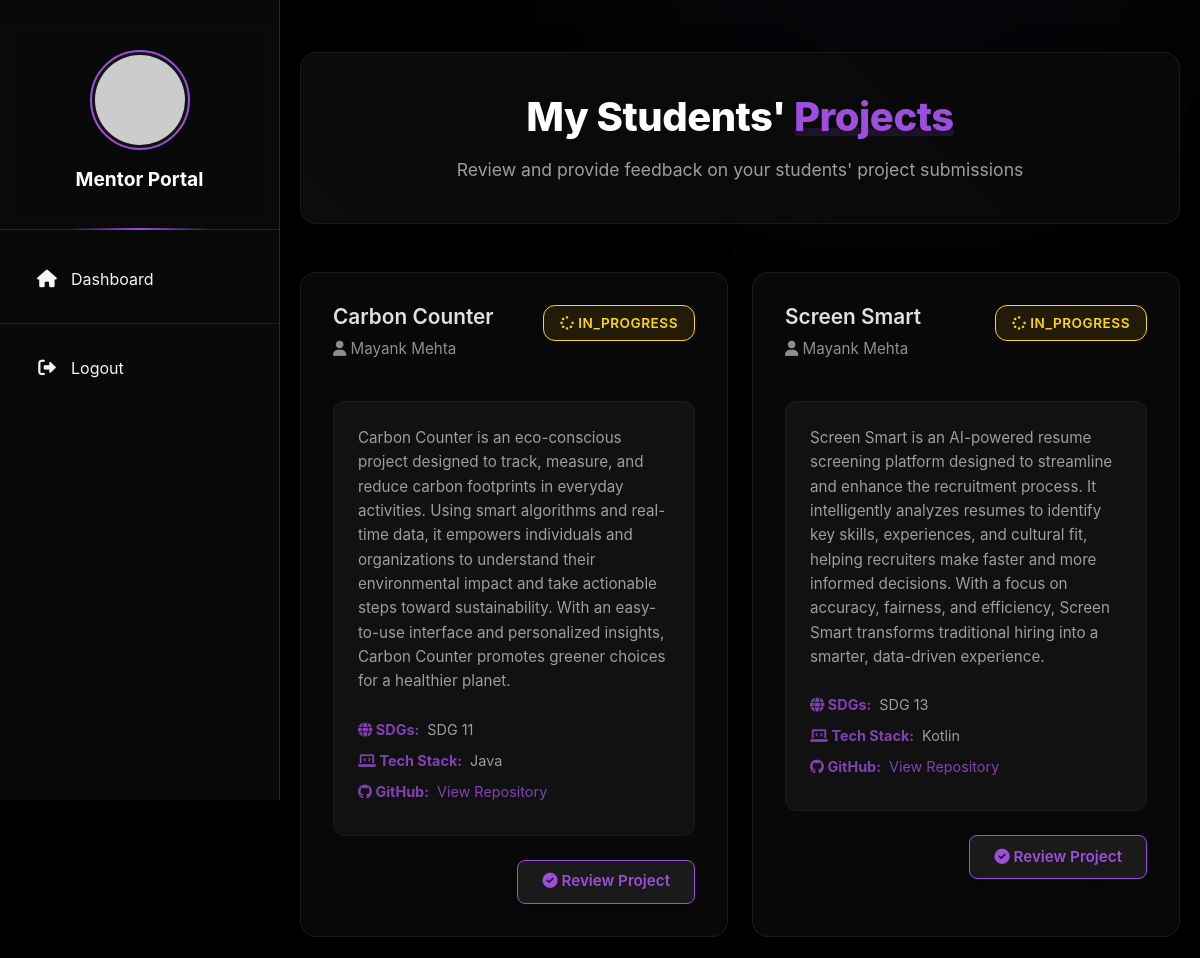
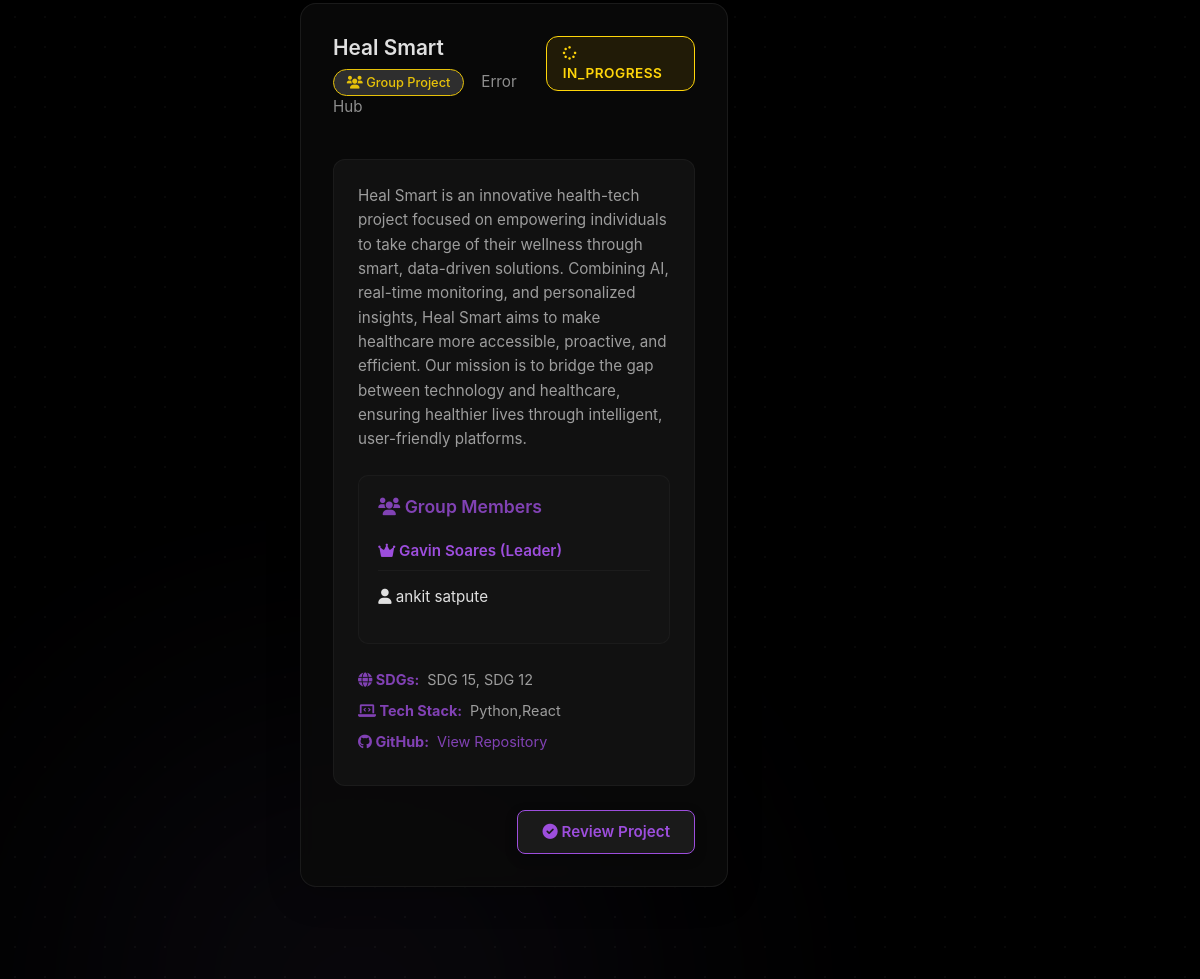
Page /mentor/projects/ (signed in) on the earlier database version (2 pictures, top to bottom).
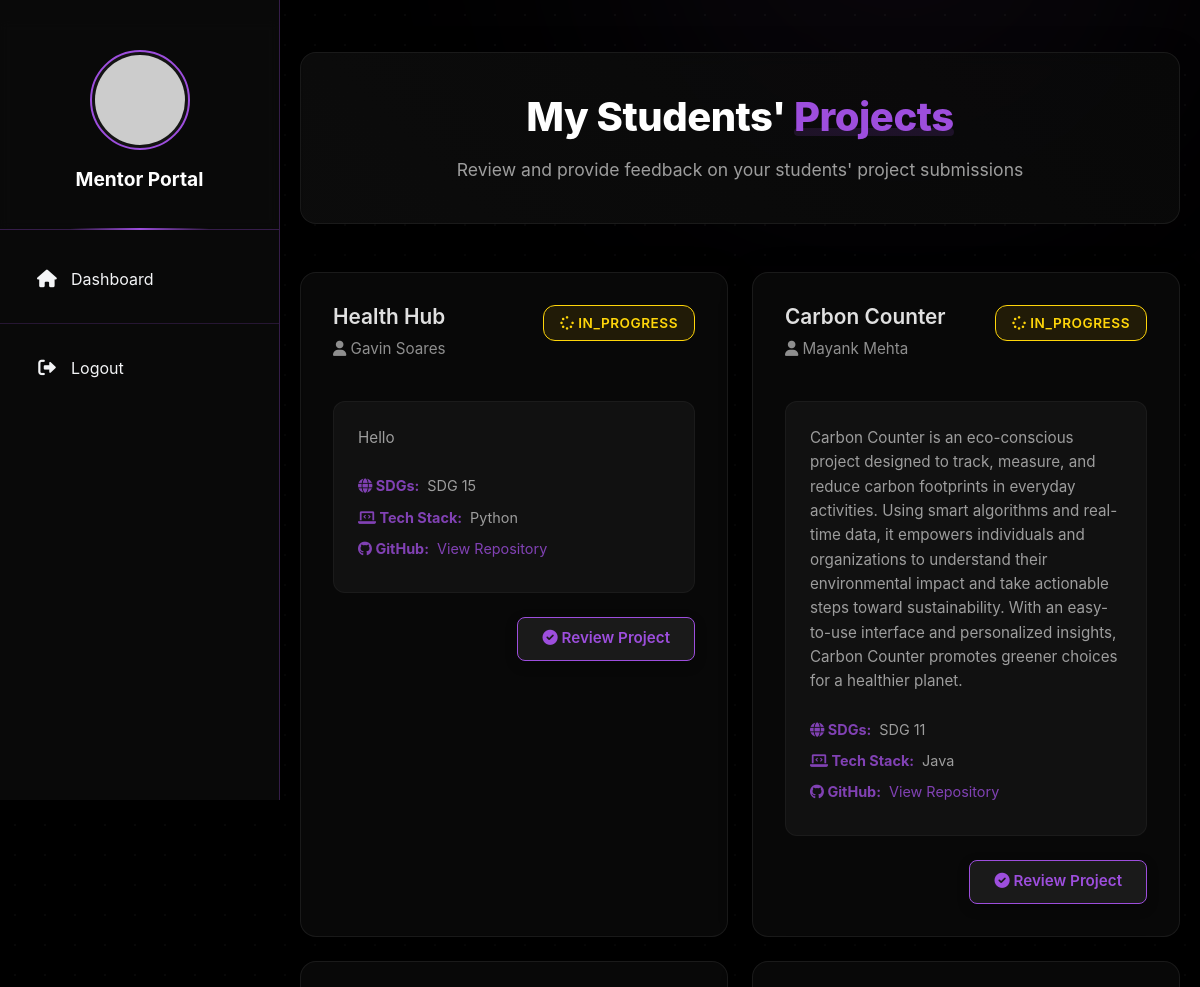
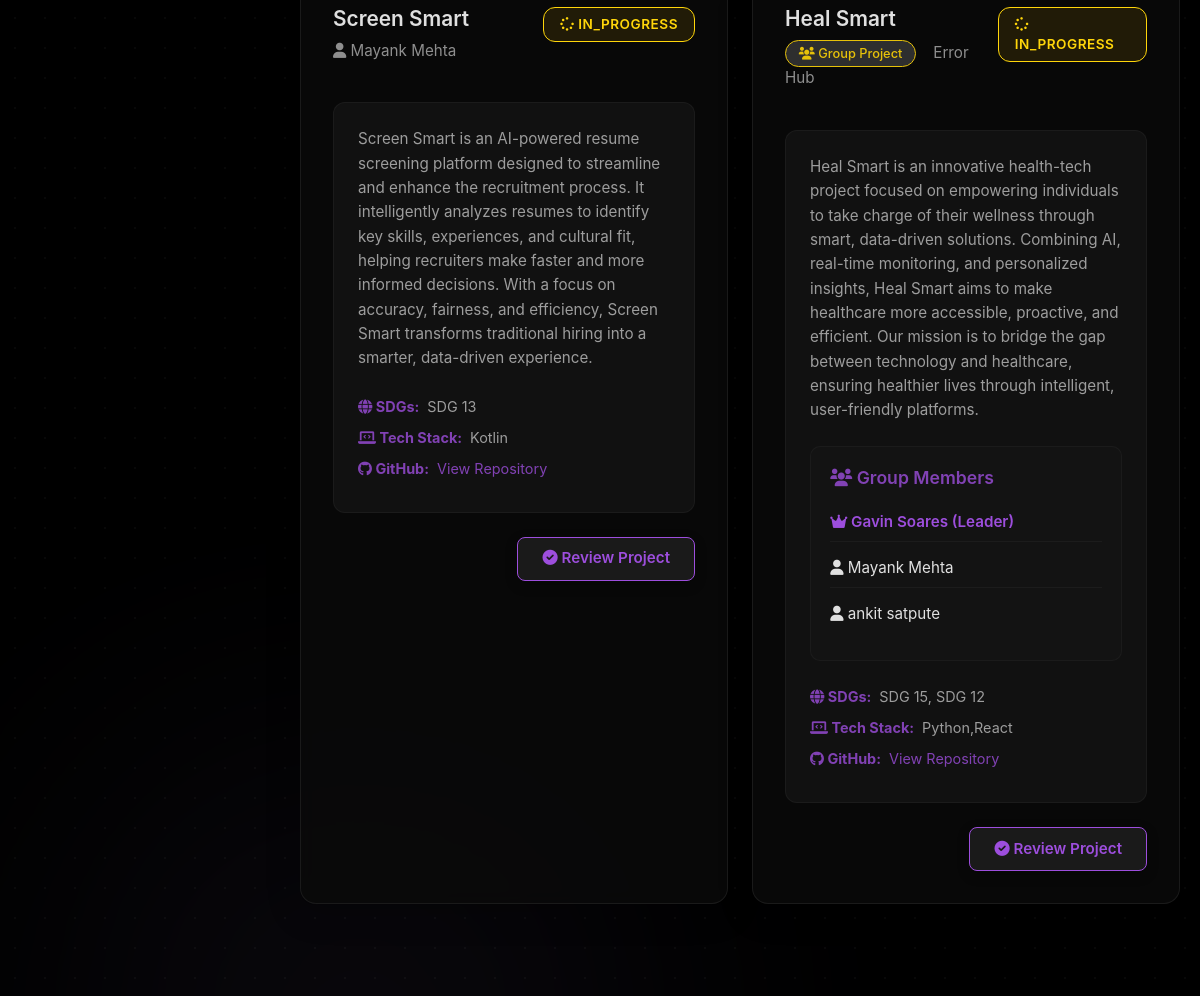
Same page on the later database version (2 pictures, top to bottom).
### students/models.py (models this page shows, shortened)
class Project(models.Model):
    student = models.ForeignKey(StudentProfile, on_delete=models.CASCADE, related_name='projects', null=True, blank=True)
    group = models.ForeignKey(StudentGroup, on_delete=models.CASCADE, related_name='group_projects', null=True, blank=True)
    mentor = models.ForeignKey('mentor.MentorProfile', on_delete=models.SET_NULL, null=True, blank=True, related_name='guided_projects')
    college = models.ForeignKey(CollegeProfile, on_delete=models.SET_NULL, null=True, blank=True,related_name='college_projects', default=get_default_college)
    collaborator = models.BooleanField(default=False)
    is_open_for_collaboration = models.BooleanField(default=False)
    title = models.CharField(max_length=200)
    description = models.TextField()
    sdgs = models.CharField(max_length=500, help_text='Sustainable Development Goals')
    tech_stack = models.CharField(max_length=500, help_text='Technologies used')
    github_link = models.URLField(blank=True, null=True)
    project_file = models.FileField(upload_to='project_files/', blank=True, null=True)
    project_image1 = models.ImageField(upload_to='project_images/', blank=True, null=True, verbose_name='Project Image 1')
    project_image2 = models.ImageField(upload_to='project_images/', blank=True, null=True, verbose_name='Project Image 2')
    project_image3 = models.ImageField(upload_to='project_images/', blank=True, null=True, verbose_name='Project Image 3')
    project_image4 = models.ImageField(upload_to='project_images/', blank=True, null=True, verbose_name='Project Image 4')
    project_image5 = models.ImageField(upload_to='project_images/', blank=True, null=True, verbose_name='Project Image 5')
    status = models.CharField(max_length=20, choices=[
        ('in_progress', 'In Progress'),
        ('completed', 'Completed'),
        ('under_review', 'Under Review')
    ], default='in_progress')
    mentor_feedback = models.TextField(blank=True, null=True)
    mentor_grade = models.IntegerField(blank=True, null=True, validators=[
        MinValueValidator(0),
        MaxValueValidator(100)
    ])
    created_at = models.DateTimeField(auto_now_add=True)
    updated_at = models.DateTimeField(auto_now=True)
    class Meta:
        ordering = ['-created_at']

class StudentProfile(models.Model):
    SECTION_CHOICES = [
        ('A', 'Section A'),
        ('B', 'Section B'),
        ('C', 'Section C'),
        ('D', 'Section D'),
    ]
    BRANCH_CHOICES = [
        ('CSE', 'Computer Science'),
        ('IT', 'Information Technology'),
        ('ECE', 'Electronics & Communication'),
        ('EEE', 'Electrical & Electronics'),
        ('MECH', 'Mechanical'),
        ('CIVIL', 'Civil'),
    ]
    user = models.OneToOneField(User, on_delete=models.CASCADE, related_name='student_profile')
    profile_picture = models.ImageField(upload_to='student_profiles/', null=True, blank=True)
    full_name = models.CharField(max_length=100, null=True, blank=True)
    phone = models.CharField(max_length=15, null=True, blank=True)
    dob = models.DateField(null=True, blank=True)
    bio = models.TextField(null=True, blank=True)
    roll_number = models.CharField(max_length=20, unique=True, null=True, blank=True)
    branch = models.CharField(max_length=10, choices=BRANCH_CHOICES, null=True, blank=True)
    section = models.CharField(max_length=1, choices=SECTION_CHOICES, null=True, blank=True)
    semester = models.IntegerField(null=True, blank=True)
    admission_year = models.IntegerField(null=True, blank=True)
    address = models.TextField(null=True, blank=True)
    parent_name = models.CharField(max_length=100, null=True, blank=True)
    parent_phone = models.CharField(max_length=15, null=True, blank=True)
    created_at = models.DateTimeField(auto_now_add=True)
    updated_at = models.DateTimeField(auto_now=True)

class StudentGroup(models.Model):
    name = models.CharField(max_length=100)
    description = models.TextField(blank=True, null=True)
    leader = models.ForeignKey(StudentProfile, on_delete=models.CASCADE, related_name='led_groups')
    members = models.ManyToManyField(StudentProfile, through='GroupMembership', related_name='groups')
    created_at = models.DateTimeField(auto_now_add=True)
    updated_at = models.DateTimeField(auto_now=True)
    class Meta:
        ordering = ['-created_at']

class GroupMembership(models.Model):
    STATUS_CHOICES = (
        ('pending', 'Pending'),
        ('accepted', 'Accepted'),
        ('rejected', 'Rejected')
    )
    student = models.ForeignKey(StudentProfile, on_delete=models.CASCADE)
    group = models.ForeignKey(StudentGroup, on_delete=models.CASCADE)
    status = models.CharField(max_length=20, choices=STATUS_CHOICES, default='pending')
    joined_at = models.DateTimeField(auto_now_add=True)
    updated_at = models.DateTimeField(auto_now=True)
    class Meta:
        unique_together = ('student', 'group')
        ordering = ['-joined_at']

### mentor/views.py (the view)
# urls.py: path('projects/', views.mentor_projects, name='mentor_projects'),
@login_required
def mentor_projects(request):
    try:
        mentor = request.user.mentor_profile
        if mentor.verification_status != 'approved':
            messages.error(request, 'You need to be approved by the college to view projects.')
            return redirect('mentor_dashboard')
        projects = Project.objects.filter(mentor=mentor).select_related('student', 'group').prefetch_related('group__leader', 'group__members')
        context = {
            'projects': projects
        }
        return render(request, 'mentor/mentor_projects.html', context)
    except Exception as e:
        messages.error(request, f'An error occurred: {str(e)}')
        return redirect('mentor_dashboard')

### mentor/templates/mentor/mentor_projects.html (shortened to what this page needs)
{% extends 'mentor/base.html' %}
{% load static %}
{% block content %}
<div class="projects-container">
    <div class="welcome-section">
        <h1>My Students' <span>Projects</span></h1>
        <p>Review and provide feedback on your students' project submissions</p>
    </div>
    {% if projects %}
    <div class="feature-grid">
        {% for project in projects %}
        <div class="feature-card">
            <div class="project-header">
                <div>
                    <h3 class="project-title">{{ project.title }}</h3>
                    <p class="project-author">
                        {% if project.group %}
                            <span class="group-badge"><i class="fas fa-users"></i> Group Project</span>
                            {{ project.group.name }}
                        {% else %}
                            <i class="fas fa-user"></i> {{ project.student.full_name }}
                        {% endif %}
                    </p>
                </div>
                <span class="project-status status-{{ project.status }}">
                    {% if project.status == 'in_progress' %}
                        <i class="fas fa-spinner fa-spin-pulse"></i>
                    {% elif project.status == 'completed' %}
                        <i class="fas fa-check-circle"></i>
                    {% elif project.status == 'under_review' %}
                        <i class="fas fa-eye"></i>
                    {% endif %}
                    {{ project.status|title }}
                </span>
            </div>
            <div class="project-details">
                <p>{{ project.description }}</p>
                {% if project.group %}
                <div class="group-members">
                    <h5><i class="fas fa-users"></i> Group Members</h5>
                    <ul class="member-list">
                        <li class="leader"><i class="fas fa-crown"></i> {{ project.group.leader.full_name }} (Leader)</li>
                        {% for membership in project.group.groupmembership_set.all %}
                            {% if membership.status == 'accepted' and membership.student != project.group.leader %}
                                <li><i class="fas fa-user"></i> {{ membership.student.full_name }}</li>
                            {% endif %}
                        {% endfor %}
                    </ul>
                </div>
                {% endif %}
                <div class="project-meta">
                    <p><strong><i class="fas fa-globe"></i> SDGs:</strong> {{ project.sdgs }}</p>
                    <p><strong><i class="fas fa-laptop-code"></i> Tech Stack:</strong> {{ project.tech_stack }}</p>
                    {% if project.github_link %}
                    <p><strong><i class="fab fa-github"></i> GitHub:</strong> <a href="{{ project.github_link }}" target="_blank">View Repository</a></p>
                    {% endif %}
                </div>
            </div>
            <div class="text-end mt-4">
                <a href="{% url 'review_project' project.id %}" class="btn btn-review">
                    <i class="fas {% if project.mentor_feedback %}fa-edit{% else %}fa-check-circle{% endif %}"></i>
                    {% if project.mentor_feedback %}Update Review{% else %}Review Project{% endif %}
                </a>
            </div>
        </div>
        {% endfor %}
    </div>
    {% else %}
    <div class="no-projects">
        <i class="fas fa-folder-open"></i>
        <p>No projects have been shared with you yet.</p>
    </div>
    {% endif %}
</div>
{% endblock %}

Differences in the rows shown:
added Project: title "Health Hub", student.full_name "Gavin Soares", status "IN_PROGRESS", description "Hello", sdgs "SDG 15", tech_stack "Python", shows "Review Project"
added GroupMembership: student.full_name "Mayank Mehta", shown under Project "Heal Smart"
